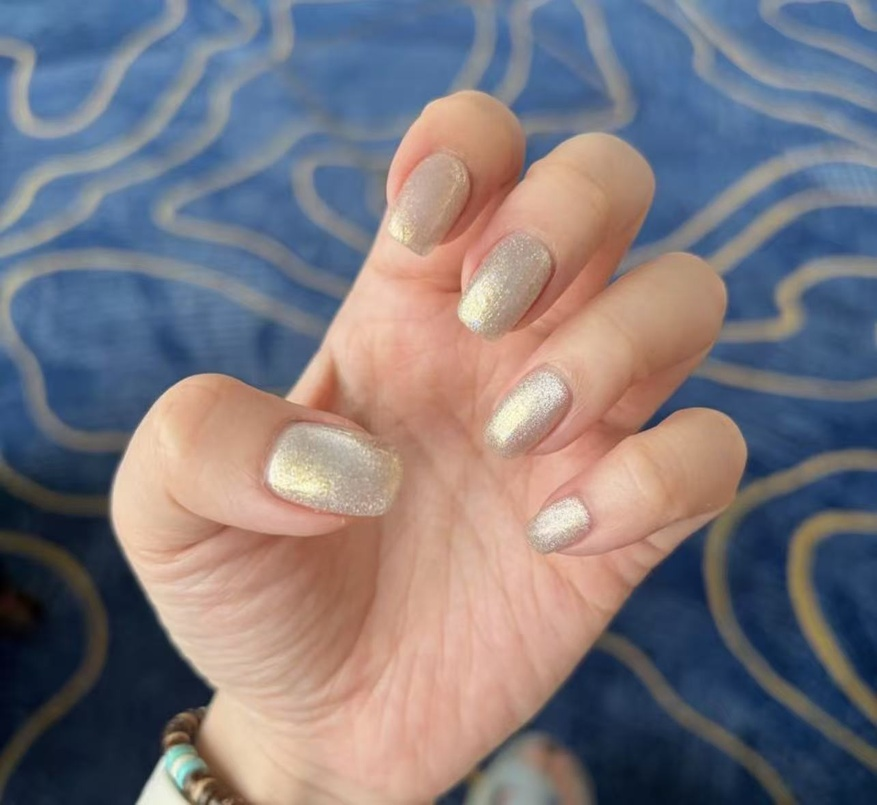
#> input picture backend/nail-tryon-ai/legacy/0c62ccf8b07fe77018cafac1103cd4c0.jpg, 877 x 805 px, shrunk from 1284 x 1178 before the run
$ python -i s10_getbottomPint.py   (imports and definitions only)
#> lines starting #> are read from the running program, lines starting #| are printed output that depends on the picture; after the words box and inside, x2 and y2 are one past the last pixel; in counts of white or black regions, pixels touching at a corner belong together
#> further down, picture is the input picture: shape (805, 877, 3); mean B, G, R 125.6, 119.2, 124.8
"""
s10_getbottomPint.py
对 s9 旋转后的美甲图像，以手指方向角度为数轴 T，
在美甲边界上找到 T 轴投影的最高点和最低点，
并用红色实心圆标记。

算法:
  1. 读取旋转后美甲图像 (s9_rotNail2MatchFingerDirection_v2/)
  2. 读取手指方向角度 (a13_natural_angle.txt)
  3. 提取美甲前景轮廓（边界点）
  4. 将所有边界点投影到手指方向数轴 T 上
  5. 找到投影值最大（T最高点）和最小（T最低点）的边界点
  6. 在这两个点上画红色实心圆

输入:
  ./s9_rotNail2MatchFingerDirection_v2/a2_nail1~5_rotated.png  # 旋转后美甲
  ./s7_hands_finger_direction/a13_natural_angle.txt             # 手指方向(5行)

输出:
  ./s10_getbottomPint/a2_nail1~5_pint.png       # 标记了最高/最低点的图像
  ./s10_getbottomPint/bottom_pint_info.csv      # 坐标信息
"""

import os
import sys
import cv2
import numpy as np

# ─── 路径配置 ─────────────────────────────────────────────
NAIL_DIR = r"./s9_rotNail2MatchFingerDirection_v2"
FINGER_ANGLE_FILE = r"./s7_hands_finger_direction/a13_natural_angle.txt"
OUTPUT_DIR = r"./s10_getbottomPint"

FINGER_NAMES = ["thumb", "index", "middle", "ring", "pinky"]


# [9 lines left out: function read_finger_angles, not called in this run]


def get_boundary_points(image_bgra):
    """提取美甲前景的边界点（轮廓上的像素坐标）。

    Args:
        image_bgra: BGRA格式图像

    Returns:
        boundary_pts: (N, 2) ndarray — [x, y] 边界点坐标
    """
    # 获取前景mask
    if image_bgra.shape[2] >= 4:
        alpha = image_bgra[:, :, 3]
        mask = (alpha > 10).astype(np.uint8) * 255
    else:
        gray = cv2.cvtColor(image_bgra, cv2.COLOR_BGR2GRAY)
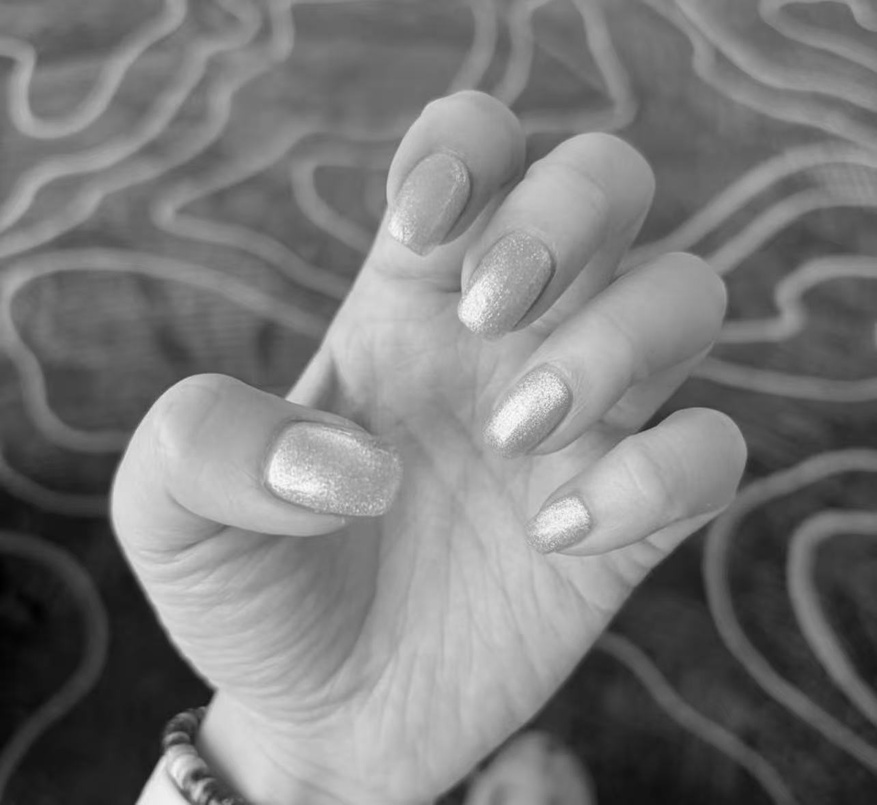
#> gray: shape (805, 877); min 0, max 252, mean 121.6
        _, mask = cv2.threshold(gray, 20, 255, cv2.THRESH_BINARY)
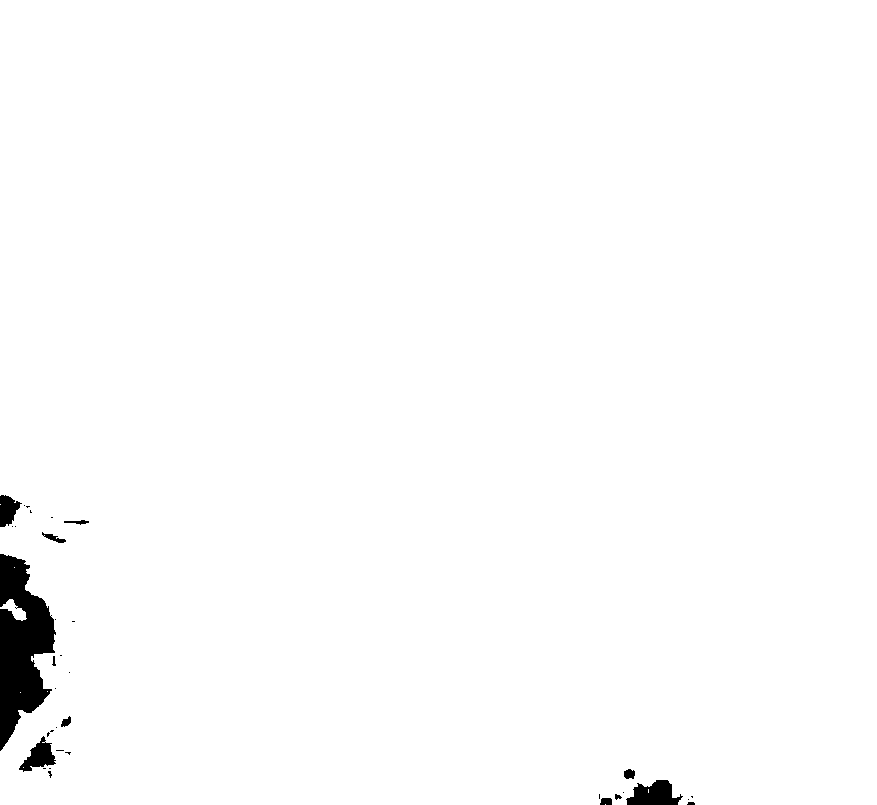
#> mask: shape (805, 877); 98.7% white; 35 black regions (23 under 20 px)

    # 找轮廓（只取外轮廓）
    contours, _ = cv2.findContours(mask, cv2.RETR_EXTERNAL, cv2.CHAIN_APPROX_NONE)
#> contours = 8 contours, 6 with area under 20; largest, box (x1, y1, x2, y2) and area: (0, 0, 877, 805) 695858, (0, 599, 27, 621) 222

    if len(contours) == 0:
        return None

    # 取面积最大的轮廓
    largest = max(contours, key=cv2.contourArea)
#> largest = contour of 3557 points, box (x1, y1, x2, y2) (0, 0, 877, 805), area 695858

    # 轮廓点 shape: (N, 1, 2) → 展平为 (N, 2): [x, y]
    boundary_pts = largest.reshape(-1, 2)
#> boundary_pts = 3557 pairs, first value 0 to 876, second value 0 to 804

    return boundary_pts


# [203 lines left out: functions project_on_axis, find_extreme_points, draw_marked_image, main, not called in this run]


# [2 lines not run here, left out]

>>> import cv2
>>> picture = cv2.imread('legacy/0c62ccf8b07fe77018cafac1103cd4c0.jpg')
>>> result = get_boundary_points(picture)
#> result has the same summary as boundary_pts in get_boundary_points
